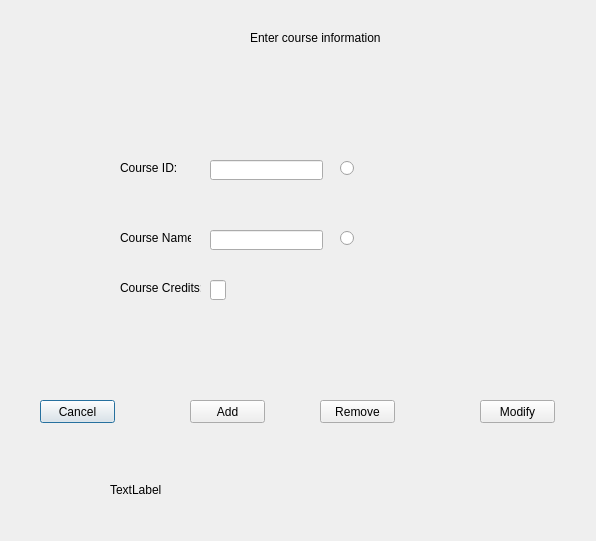
<?xml version="1.0" encoding="UTF-8"?>
<ui version="4.0">
 <class>Dialog</class>
 <widget class="QDialog" name="Dialog">
  <property name="geometry">
   <rect>
    <x>0</x>
    <y>0</y>
    <width>596</width>
    <height>541</height>
   </rect>
  </property>
  <property name="windowTitle">
   <string>Dialog</string>
  </property>
  <widget class="QLabel" name="label">
   <property name="geometry">
    <rect>
     <x>120</x>
     <y>160</y>
     <width>61</width>
     <height>16</height>
    </rect>
   </property>
   <property name="text">
    <string>Course ID:</string>
   </property>
  </widget>
  <widget class="QLabel" name="label_2">
   <property name="geometry">
    <rect>
     <x>120</x>
     <y>230</y>
     <width>71</width>
     <height>16</height>
    </rect>
   </property>
   <property name="text">
    <string>Course Name:</string>
   </property>
  </widget>
  <widget class="QLineEdit" name="idEntry">
   <property name="geometry">
    <rect>
     <x>210</x>
     <y>160</y>
     <width>113</width>
     <height>20</height>
    </rect>
   </property>
  </widget>
  <widget class="QLineEdit" name="nameEntry">
   <property name="geometry">
    <rect>
     <x>210</x>
     <y>230</y>
     <width>113</width>
     <height>20</height>
    </rect>
   </property>
  </widget>
  <widget class="QPushButton" name="cancel">
   <property name="geometry">
    <rect>
     <x>40</x>
     <y>400</y>
     <width>75</width>
     <height>23</height>
    </rect>
   </property>
   <property name="text">
    <string>Cancel</string>
   </property>
  </widget>
  <widget class="QPushButton" name="addButton">
   <property name="geometry">
    <rect>
     <x>190</x>
     <y>400</y>
     <width>75</width>
     <height>23</height>
    </rect>
   </property>
   <property name="text">
    <string>Add</string>
   </property>
  </widget>
  <widget class="QPushButton" name="modButton">
   <property name="geometry">
    <rect>
     <x>480</x>
     <y>400</y>
     <width>75</width>
     <height>23</height>
    </rect>
   </property>
   <property name="text">
    <string>Modify</string>
   </property>
  </widget>
  <widget class="QLabel" name="label1">
   <property name="geometry">
    <rect>
     <x>110</x>
     <y>480</y>
     <width>271</width>
     <height>20</height>
    </rect>
   </property>
   <property name="text">
    <string>TextLabel</string>
   </property>
  </widget>
  <widget class="QLabel" name="label_4">
   <property name="geometry">
    <rect>
     <x>250</x>
     <y>30</y>
     <width>131</width>
     <height>16</height>
    </rect>
   </property>
   <property name="text">
    <string>Enter course information</string>
   </property>
  </widget>
  <widget class="QRadioButton" name="radio1">
   <property name="geometry">
    <rect>
     <x>340</x>
     <y>160</y>
     <width>21</width>
     <height>17</height>
    </rect>
   </property>
   <property name="text">
    <string/>
   </property>
  </widget>
  <widget class="QRadioButton" name="radio2">
   <property name="geometry">
    <rect>
     <x>340</x>
     <y>230</y>
     <width>21</width>
     <height>17</height>
    </rect>
   </property>
   <property name="text">
    <string/>
   </property>
  </widget>
  <widget class="QLabel" name="label_5">
   <property name="geometry">
    <rect>
     <x>120</x>
     <y>280</y>
     <width>81</width>
     <height>16</height>
    </rect>
   </property>
   <property name="text">
    <string>Course Credits:</string>
   </property>
  </widget>
  <widget class="QLineEdit" name="crsCredit">
   <property name="geometry">
    <rect>
     <x>210</x>
     <y>280</y>
     <width>16</width>
     <height>20</height>
    </rect>
   </property>
   <property name="text">
    <string/>
   </property>
  </widget>
  <widget class="QPushButton" name="rmvButton">
   <property name="geometry">
    <rect>
     <x>320</x>
     <y>400</y>
     <width>75</width>
     <height>23</height>
    </rect>
   </property>
   <property name="text">
    <string>Remove</string>
   </property>
  </widget>
 </widget>
 <resources/>
 <connections/>
</ui>
